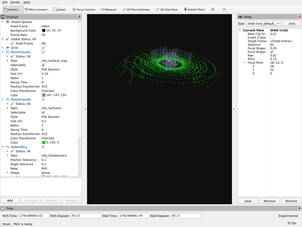
#> input picture memoria/capturas/recorrido/stage_1_origen_t0s.png, 302 x 227 px, shrunk from 1263 x 948 before the run, found by its file name
$ python generate_grid_subplots.py
#> lines starting #> are read from the running program, lines starting #| are printed output that depends on the picture
#!/usr/bin/env python3
"""
Genera una figura académica con un grid completo de subplots (2x4)
mostrando la evolución temporal y espacial del recorrido completo de LIO en Keble College.
"""

import os
import matplotlib.pyplot as plt
import matplotlib.image as mpimg

RECORRIDO_DIR = "/home/sant_vz6/orca/workspaces/UA-4/robotica-inteligente/1-cuatrimestre/robotica-inteligente/practicas/1/memoria/capturas/recorrido"
OUTPUT_GRID = os.path.join(RECORRIDO_DIR, "grid_recorrido_completo.png")

stages_info = [
    ("stage_1_origen_t0s.png", "1. Origen y Calibración inicial (t=0s)", "Pose 0 | X=0.0m, Y=0.0m"),
    ("stage_2_ala_sur_t47s.png", "2. Avance por el Ala Sur (t=47s)", "Pose 120 | X=42.6m, Y=-8.1m"),
    ("stage_3_giro_este_capilla_t78s.png", "3. Giro hacia la Capilla (t=78s)", "Pose 220 | X=59.8m, Y=18.2m"),
    ("stage_4_esquina_noreste_t112s.png", "4. Esquina Noreste (t=112s)", "Pose 340 | X=50.8m, Y=48.9m"),
    ("stage_5_ala_norte_t148s.png", "5. Tránsito por el Ala Norte (t=148s)", "Pose 460 | X=7.1m, Y=49.3m"),
    ("stage_6_esquina_noroeste_t185s.png", "6. Esquina Noroeste (t=185s)", "Pose 580 | X=0.5m, Y=43.1m"),
    ("stage_7_ala_oeste_retorno_t222s.png", "7. Retorno Sur por Ala Oeste (t=222s)", "Pose 690 | X=1.3m, Y=23.5m"),
    ("stage_8_cierre_bucle_t265s.png", "8. Cierre de Bucle Completo (t=265s)", "Pose 804 | X=20.0m, Y=-2.2m")
]

fig, axes = plt.subplots(2, 4, figsize=(24, 12), dpi=180)
plt.subplots_adjust(wspace=0.08, hspace=0.15, top=0.93, bottom=0.04, left=0.02, right=0.98)

for idx, (filename, title, subtitle) in enumerate(stages_info):
    row = idx // 4
    col = idx % 4
    ax = axes[row, col]

    img_path = os.path.join(RECORRIDO_DIR, filename)
    if os.path.exists(img_path):
        img = mpimg.imread(img_path)
#> img is the input picture: shape (227, 302, 3) float32; mean R, G, B 0.584, 0.589, 0.585
        ax.imshow(img)
    else:
        ax.text(0.5, 0.5, f"Captura no encontrada:\n{filename}", ha='center', va='center')

    ax.set_title(f"{title}\n{subtitle}", fontsize=11, fontweight='bold', pad=6)
    ax.axis('off')

fig.suptitle("Evolución Temporal del Recorrido Perimetral Completo (RKO-LIO - Oxford Spires Dataset)", fontsize=16, fontweight='bold', y=0.98)
plt.savefig(OUTPUT_GRID, bbox_inches='tight', dpi=180)
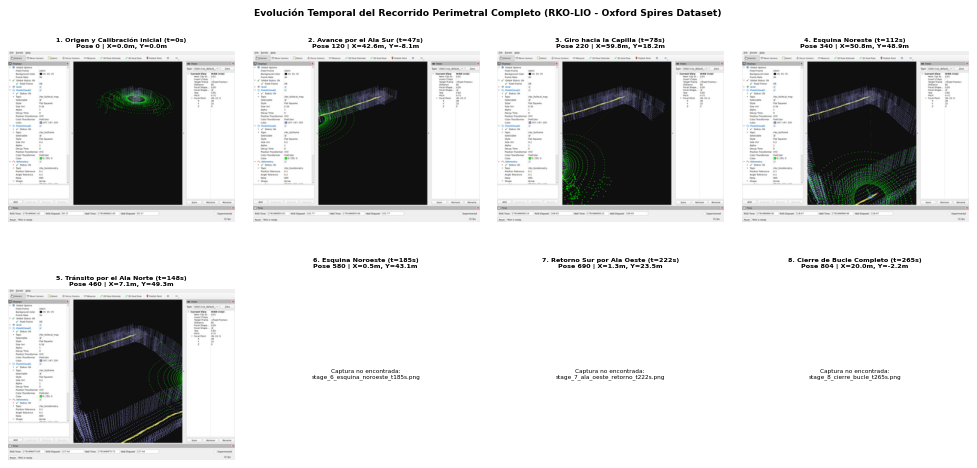
#> figure drawn by matplotlib, 5 panels
print(f"Master grid saved successfully to: {OUTPUT_GRID}")
